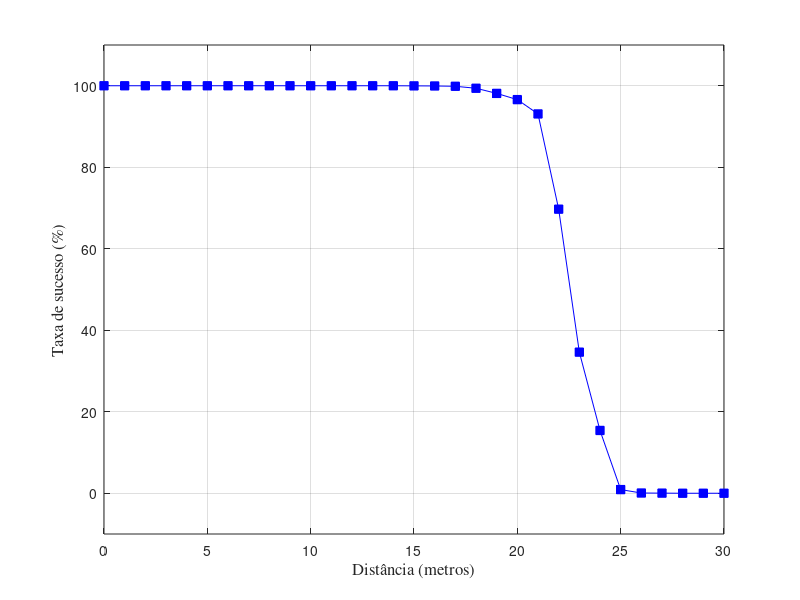

Write MATLAB code to recreate this figure.
clear all
close all

tx = [1 1 1 1 1 1 1 1 1 1 1	1	1	1	1	0.999736	0.999472	0.99868	0.9938411111	0.981268	0.965963	0.930871	0.697097	0.3462333333	0.154106	0.008978	0.0005866667	0.0002933333	0 0 0]
x  = 0:30;

plot(x,100*tx,'-bs','MarkerSize',6, 'MarkerFaceColor','b');
grid on

ylim([-10 110])

xlabel('Distância (metros)','FontSize',12,'FontName','Times');
ylabel('Taxa de sucesso (%)','FontSize',12,'FontName','Times');
